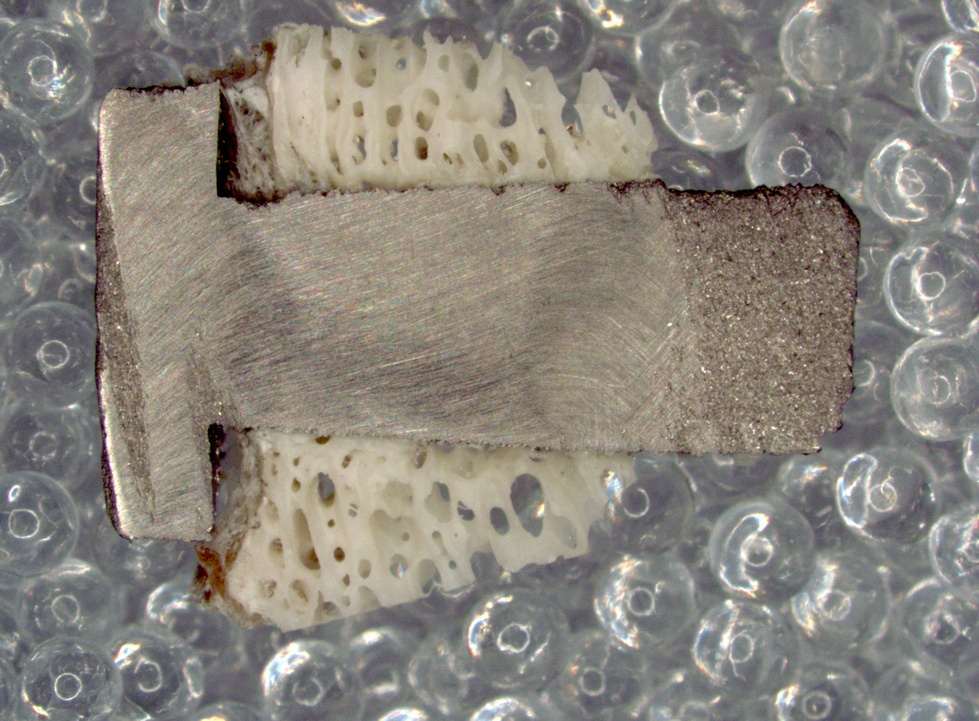
#> input picture 2020-11-02/115_2418_10_7_5x.jpg, 979 x 721 px, shrunk from 2068 x 1524 before the run; its folder holds only this picture in this run
$ python main_v2.py   (older library calls are emulated)
#> lines starting #> are read from the running program, lines starting #| are printed output that depends on the picture; after the words box and inside, x2 and y2 are one past the last pixel; in counts of white or black regions, pixels touching at a corner belong together; long printed decimals are rounded
import os

import numpy as np
import scipy.interpolate
from scipy import ndimage as ndi
import skimage.color
from skimage import color
from skimage import filters, feature, morphology, measure, segmentation, exposure
from skimage.segmentation import (morphological_chan_vese,
                                  morphological_geodesic_active_contour,
                                  inverse_gaussian_gradient,
                                  checkerboard_level_set, disk_level_set, chan_vese, active_contour)

import cv2
from scipy import ndimage
from sklearn import cluster
import matplotlib.pyplot as plt
from matplotlib import cm
from matplotlib import image as img
from PIL import ImageFilter, Image
from threadpoolctl import threadpool_limits
import imutils
from skimage.filters import rank
from skimage.morphology import disk
from skimage.segmentation import watershed
from skimage.metrics import structural_similarity as ssim
from colorthief import ColorThief

curr_image_name = ''
mask_image = 0
map_image = 0
map_edge_image = 0
gray_image = 0
segmented_hsv = 0
fill_types = {'implant': 255, 'bone': 127, 'other': 192, 'background': 63}
fill_types_rgb = {'implant': [255,255,0], 'bone': [255,0,0], 'other': [0,0,255], 'background': [0,0,0]}
x_coord = 0
y_coord = 0

# [25 lines left out: functions delete_small_regions, delete_backgorund, not called in this run]

def get_binary_image_from_sobel(edges, mask_size, step_size):
    print('Binary image....')
    res = np.zeros_like(edges)
    avg = np.mean(edges)
    print(f'Average edge size: {avg}')
    for i in range(mask_size // 2, edges.shape[0] - mask_size // 2, step_size):
        for j in range(mask_size // 2, edges.shape[1] - mask_size // 2, step_size):
            act_mtx = edges[i - (mask_size // 2):i + 1 + (mask_size // 2),
                          j - (mask_size // 2):j + 1 + (mask_size // 2)]
            act_mtx = np.reshape(act_mtx, (mask_size * mask_size, 1))
            above_avg = act_mtx[act_mtx > avg].size
            if above_avg > (mask_size * mask_size) * 0.75:
                res[i - (mask_size // 2):i + 1 + (mask_size // 2),
                j - (mask_size // 2):j + 1 + (mask_size // 2)] = 1
            # else:
            #     edges[i - (mask_size // 2):i + 1 + (mask_size // 2),
            #     j - (mask_size // 2):j + 1 + (mask_size // 2)] = 0

    # plt.imshow(res)
    # plt.show()
    res = morphology.closing(res, selem=morphology.square(mask_size * 2))
    # [4 lines of commented-out code are left out]
    return res

def get_max_len_list(li):
    # [7 lines of commented-out code are left out]
    len_and_list = [(item.shape[0], item) for item in li]
    len_and_list = sorted(len_and_list, key=lambda x:x[0], reverse=True)
    return len_and_list[0]

def get_contour(bin_image):
    print('Contour image....')
    contours = measure.find_contours(bin_image, level=0.8, fully_connected='low')
    # fig, ax = plt.subplots()
    bin_image = ndimage.binary_fill_holes(bin_image)
    #plt.imshow(bin_image, cmap=plt.cm.gray)
    #print(contours)
    max_contour = get_max_len_list(contours)
    #plt.plot(contours[:, 1], contours[:, 0], linewidth=2)
    #plt.show()
    res_image = np.zeros_like(bin_image)
    contour = max_contour[1].astype(np.uint32)
    res_image[contour[:,0], contour[:,1]] = 255
    res_image = ndimage.binary_fill_holes(res_image)
    #plt.imshow(res_image)
    # plt.show()
    seeds = (np.where(res_image == 1)[0], np.where(res_image == 1)[1])
    start_x = np.min(seeds[0])
    start_y = np.min(seeds[1])
    end_x = np.max(seeds[0])
    end_y = np.max(seeds[1])
    for contour in contours:
        if np.max(contour[:,0]) < end_x and np.min(contour[:,0]) > start_x and np.max(contour[:,1]) < end_y and np.min(contour[:,1]) > start_y and len(contour[0]) > 50:
            contour = contour.astype(np.uint32)
            #plt.plot(contour[:, 1], contour[:, 0], linewidth=2)
            res_image[contour[:, 0], contour[:, 1]] = 255
    #res_image = ndimage.binary_fill_holes(res_image)
    res_image = morphology.closing(res_image, selem = morphology.square(35))
    res_image = ndimage.binary_fill_holes(res_image)
    seeds = (np.where(res_image == 1)[0], np.where(res_image == 1)[1])
    #res_image = morphology.convex_hull_image(res_image)
    start_x = np.min(seeds[0])
    start_y = np.min(seeds[1])
    end_x = np.max(seeds[0])
    end_y = np.max(seeds[1])
    # [14 lines of commented-out code are left out]

    return res_image, [start_x, end_x, start_y, end_y]


from os import listdir
from os.path import isfile, join
import time

image_names = [f for f in listdir('2020-11-02') if isfile(join('2020-11-02', f))]

n = 0
for name in image_names:
    print(f'{n}: {name}')
    n += 1

n = 1
sum_time = 0


for image_name in image_names:
    start = time.time()
    curr_image_name = image_name
    print(f'Processing {str(n)} of {str(len(image_names))} images. Image name: {image_name}')
    rgb_image = img.imread('2020-11-02/' + image_name)
#> rgb_image is the input picture: shape (721, 979, 3); mean R, G, B 137.1, 132, 124
    hsv_image = color.rgb2hsv(rgb_image)
#> hsv_image: shape (721, 979, 3) float64; mean of channels 0, 1, 2 0.3, 0.129, 0.547
    # fig, ax = plt.subplots(1,3)
    # ax[0].imshow(hsv_image[:,:,0])
    # ax[1].imshow(hsv_image[:,:,1])
    # ax[2].imshow(hsv_image[:,:,2])
    # plt.show()
    gray_image = color.rgb2gray(rgb_image)
    # plt.imshow(gray_image)
    # plt.show()
    edge_image = filters.roberts(gray_image)
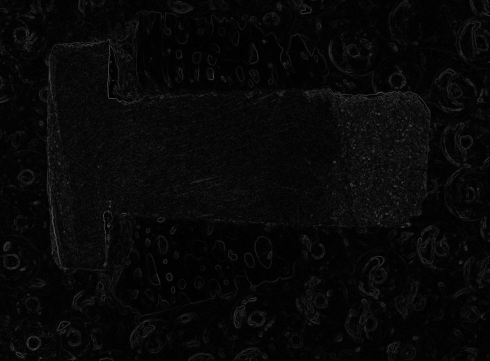
#> edge_image: shape (721, 979) float64 (shown at 1/2 size); min 0, max 0.427, mean 0.0323
    edge_image = edge_image ** 2
    plt.imshow(edge_image)
    plt.show()
    binary_image = get_binary_image_from_sobel(edge_image, mask_size=5, step_size=5)
#> in get_binary_image_from_sobel, `avg = np.mean(edges)`: avg = 0.00199
#| Average edge size: 0.001989
#> after the loop in get_binary_image_from_sobel, `for i in range(mask_size // 2, edges.shape[0] - mask_size // 2, step_s..`:
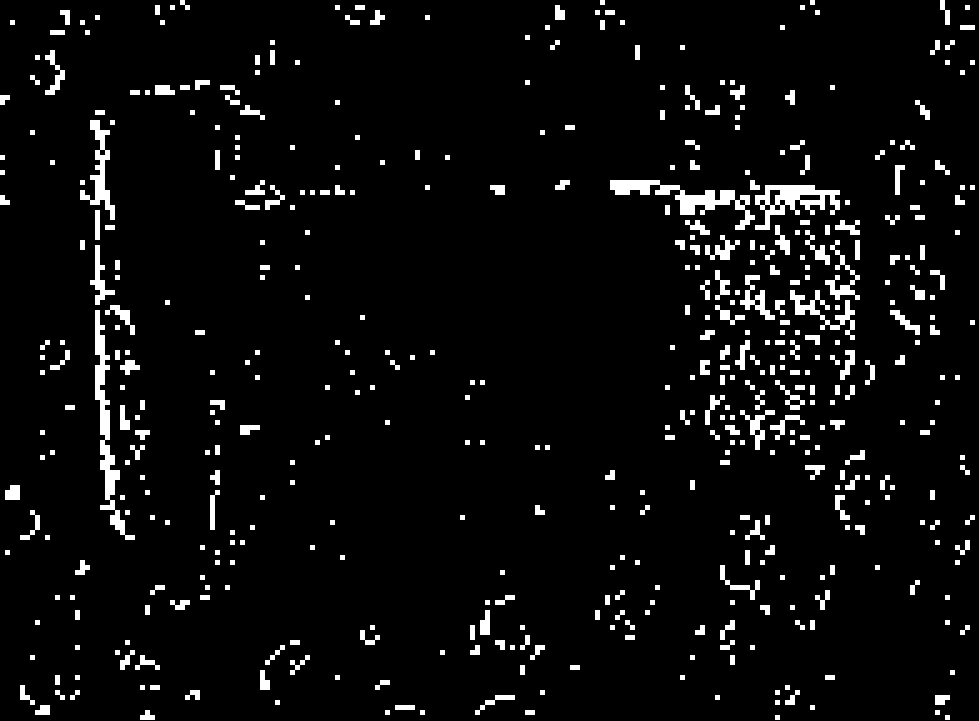
#> res: shape (721, 979) float64; values 0 (black) and 1 (white), 5.2% white; 484 white regions, largest, box (x1, y1, x2, y2) and area: (95, 310, 135, 540) 2125, (610, 180, 755, 230) 1975, (755, 185, 840, 230) 1600
#> in get_binary_image_from_sobel, `res = morphology.closing(res, selem=morphology.square(mask_size * 2))`:
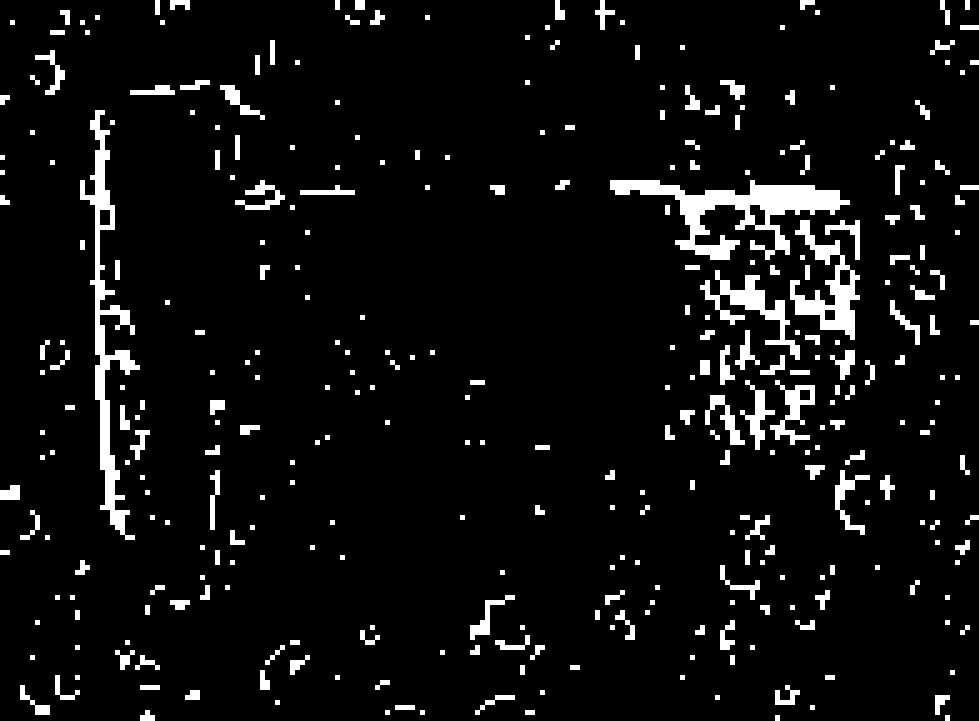
#> res: shape (721, 979) float64; values 0 (black) and 1 (white), 6.4% white; 335 white regions, largest, box (x1, y1, x2, y2) and area: (610, 180, 850, 260) 6400, (80, 110, 140, 540) 5450, (790, 220, 860, 340) 2925

    edge_image, boundary_coords = get_contour(binary_image)
#> in get_contour, `contours = measure.find_contours(bin_image, level=0.8, fully_connected..`: contours = 432 point arrays, longest 1371 points
#> in get_contour, `bin_image = ndimage.binary_fill_holes(bin_image)`:
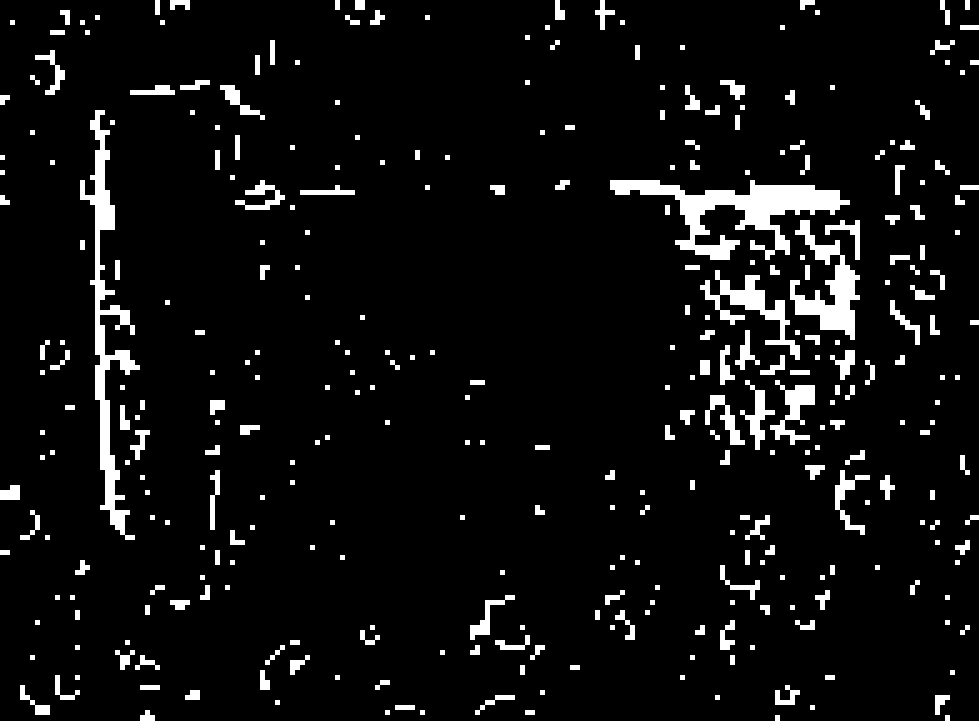
#> bin_image: shape (721, 979) bool; 6.5% white; 335 white regions, largest, box (x1, y1, x2, y2) and area: (610, 180, 850, 260) 6625, (80, 110, 140, 540) 5600, (790, 220, 860, 340) 3175
#> in get_max_len_list, `len_and_list = [(item.shape[0], item) for item in li]`: len_and_list = 432 items
#> in get_contour, `contour = max_contour[1].astype(np.uint32)`: contour = 1371 pairs, first value 109 to 534, second value 79 to 139
#> in get_contour, `res_image = morphology.closing(res_image, selem = morphology.square(35))`:
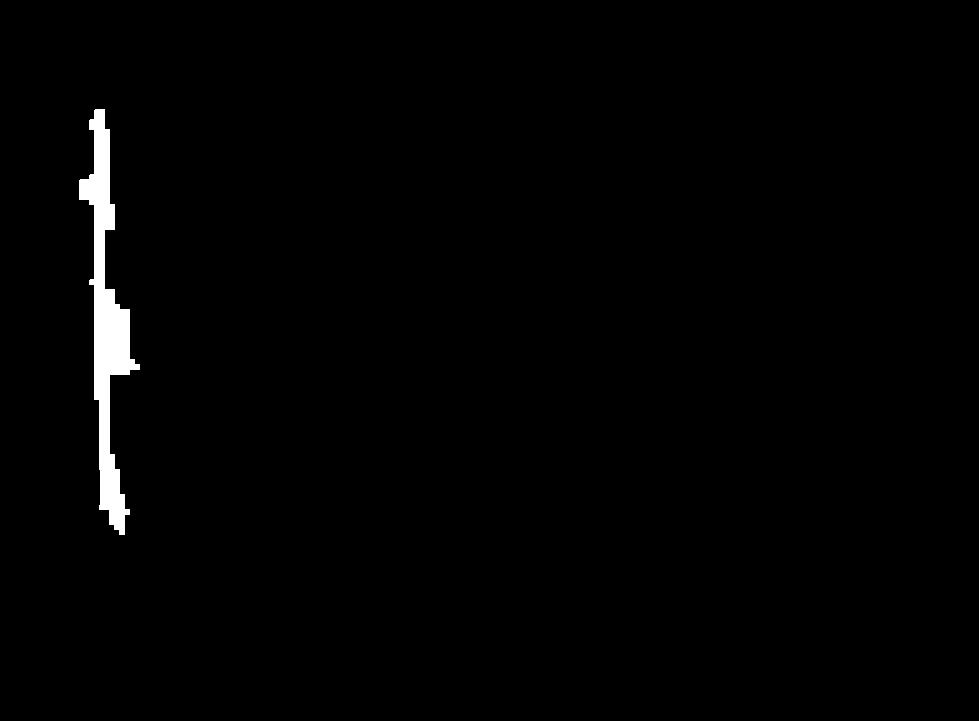
#> res_image: shape (721, 979) bool; 1.2% white; 1 white region, box (x1, y1, x2, y2) and area: (79, 109, 140, 535) 8461
#> in get_contour, `seeds = (np.where(res_image == 1)[0], np.where(res_image == 1)[1])`: seeds = 8461 positions, rows 109 to 534, columns 79 to 139
#> in get_contour, `start_x = np.min(seeds[0])`: start_x = 109
#> in get_contour, `start_y = np.min(seeds[1])`: start_y = 79
#> in get_contour, `end_x = np.max(seeds[0])`: end_x = 534
#> in get_contour, `end_y = np.max(seeds[1])`: end_y = 139
#> boundary_coords = [109, 534, 79, 139]
    segmented_image = rgb_image
    #segmented_image[edge_image == 0] = 0

    #1/4. Segment contoured area from the input rgb image / Save
    segmented_image = segmented_image[boundary_coords[0]: boundary_coords[1], boundary_coords[2]: boundary_coords[3]]
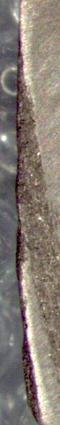
#> segmented_image: shape (425, 60, 3); mean R, G, B 132.6, 123, 114.8
    bin_segmented_image = np.zeros_like(segmented_image)
    rgb_segmented_image = np.zeros_like(rgb_image)
    coords = np.where(edge_image != 0)
#> coords = 8461 positions, rows 109 to 534, columns 79 to 139
    for i in range(len(coords[0])):
        rgb_segmented_image[coords[0][i], coords[1][i]] = rgb_image[coords[0][i], coords[1][i]]
    rgb_segmented_image = rgb_segmented_image[boundary_coords[0]: boundary_coords[1], boundary_coords[2]: boundary_coords[3]]
#> rgb_segmented_image: shape (425, 60, 3)
    # plt.imshow(rgb_segmented_image)
    # plt.show()
    edge_image = edge_image[boundary_coords[0]: boundary_coords[1], boundary_coords[2]: boundary_coords[3]]
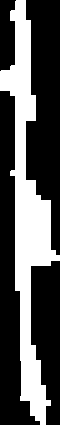
#> edge_image: shape (425, 60) bool; 33.1% white; 1 white region, box (x1, y1, x2, y2) and area: (0, 0, 60, 425) 8449
    plt.imsave('Segmented images/' + image_name, rgb_segmented_image)
    plt.imsave('Binary images/' + image_name, edge_image, cmap = 'gray')
    plt.clf()
    print('#' + str(n) + ' Binary image saved')
    end = time.time()
    print(f'Time: {end - start}')
    sum_time += end - start
    n += 1
